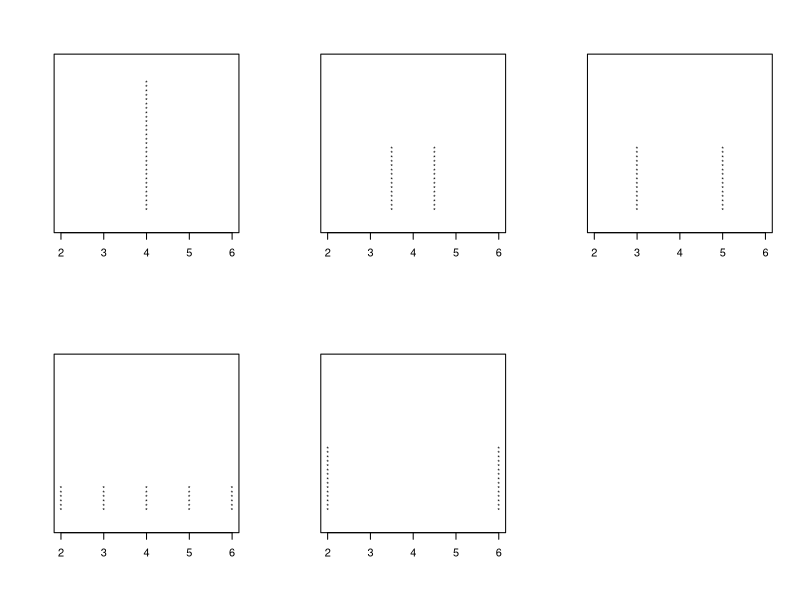

Recreate this plot in R.
#Задача 52. Генерирайте променливи v1 , . . . , v5 като използвате следния код:
#v1 <- rep(4, 30)
#v2 <- rep(c(3.5,4.5), 15)
#v3 <- rep(c(3,5), 15)
#v4 <- rep(c(2:6), 6)
#v5 <- rep(c(2,6), 15)
#Представете графично всяка от променливите; намерете медианата,средната стойност и стандартното отклонение.

v1 <- rep(4, 30)
v2 <- rep(c(3.5,4.5), 15)
v3 <- rep(c(3,5), 15)
v4 <- rep(c(2:6), 6)
v5 <- rep(c(2,6), 15)
par(mfrow=c(2,3))

stripchart(v1,pch="*",method="stack",xlim=c(2,6),ylim=c(0,10))
stripchart(v2,pch="*",method="stack",xlim=c(2,6),ylim=c(0,10))
stripchart(v3,pch="*",method="stack",xlim=c(2,6),ylim=c(0,10))
stripchart(v4,pch="*",method="stack",xlim=c(2,6),ylim=c(0,10))
stripchart(v5,pch="*",method="stack",xlim=c(2,6),ylim=c(0,10))
par(mfrow=c(1,1))

median(v1); mean(v1); sd(v1)
median(v2); mean(v2); sd(v2)
median(v3); mean(v3); sd(v3)
median(v4); mean(v4); sd(v4)
median(v5); mean(v5); sd(v5)

